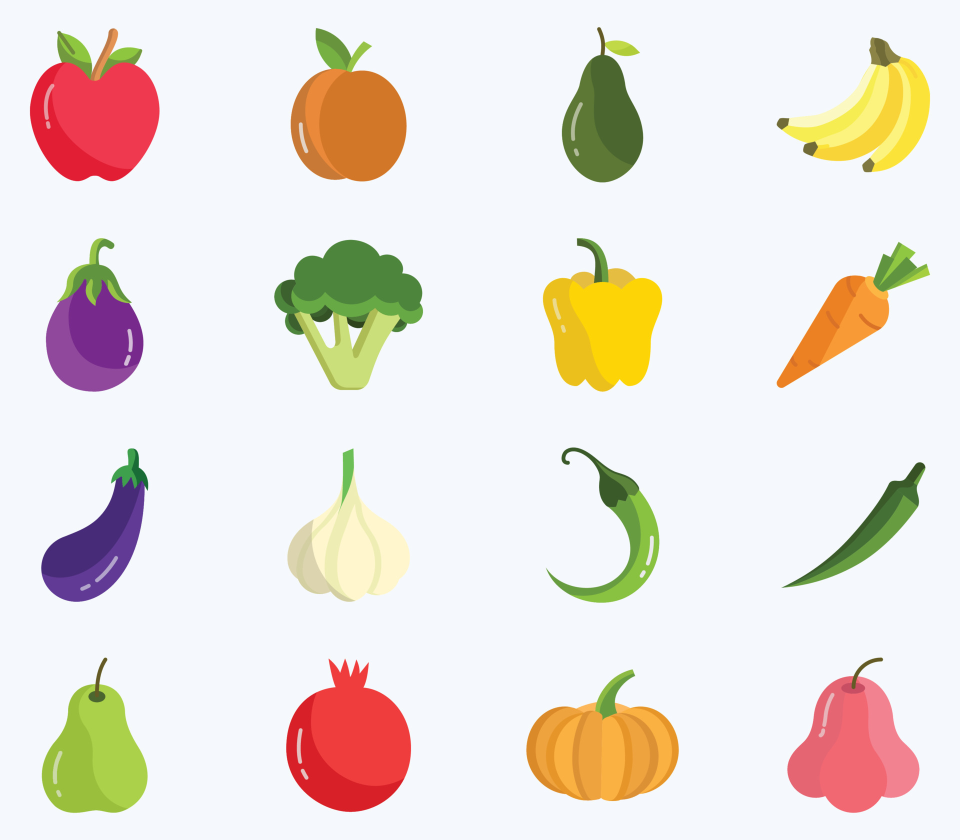
#> input picture veget.jpg, 1920 x 1680 px (shown at 1/2 size)
$ jupyter execute Assignment_2_Rashid_Kandah_20200331.ipynb
#> lines starting #> are read from the running program, lines starting #| are printed output that depends on the picture; after the words box and inside, x2 and y2 are one past the last pixel; in counts of white or black regions, pixels touching at a corner belong together
[cell 1]
import cv2
import numpy as np
from google.colab.patches import cv2_imshow
from skimage.metrics import mean_squared_error as mse

[cell 2]
img = cv2.imread('veget.jpg')
#> img is the input picture: shape (1680, 1920, 3); mean B, G, R 218.5, 226, 233.5
img = cv2.cvtColor(img, cv2.COLOR_BGR2GRAY)
#> img: shape (1680, 1920)
print("Image Shape: ",img.shape)
#| Image Shape:  (1680, 1920)

[cell 3]
banana = img[0:420,1500:1920]
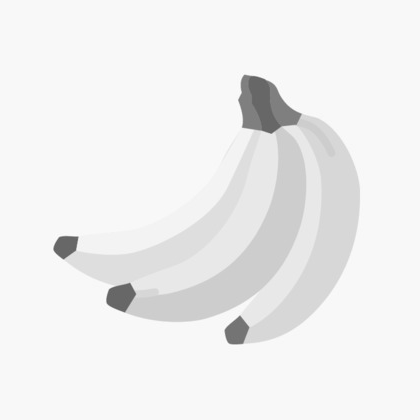
#> banana: shape (420, 420); min 93, max 255, mean 239.4
brocoli = img[421:840,481:900]
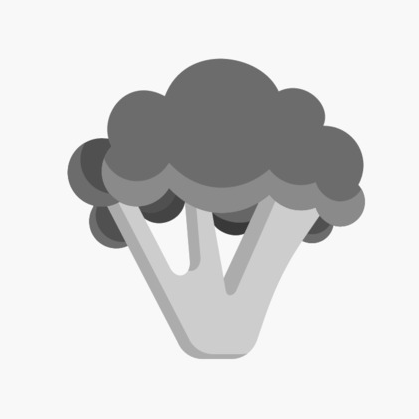
#> brocoli: shape (419, 419); min 48, max 254, mean 214.9

[cell 4]
cv2_imshow(banana)
cv2_imshow(brocoli)

[cell 5]
def sliding_window(image, step, windowSize):
    for y in range(0, image.shape[0], step):
        for x in range(0, image.shape[1], step):
            yield (x, y, image[y:y + windowSize[1], x:x + windowSize[0]])

[cell 6]
def compare_images(imageA, imageB):
    error = mse(imageA, imageB)
    return error

[cell 7]
step = 50
ban_t_height, ban_t_width = banana.shape
#> ban_t_height = 420; ban_t_width = 420

result_banana = []
for (x, y, window) in sliding_window(img, step = step, windowSize = (ban_t_height, ban_t_width)):
    if window.shape[0] != ban_t_height or window.shape[1] != ban_t_width:
        continue


    clone = img.copy()
    cv2.rectangle(clone, (x, y), (x + ban_t_width, y + ban_t_height), (0, 255, 0), 2)

    cv2.namedWindow("Template Matching (Pear)", cv2.WINDOW_NORMAL)
    cv2.imshow("Template Matching (Pear)", clone)
    cv2.waitKey(1)

    error = compare_images(banana, window)
    result_banana.append((error, x, y))
#> this loop made 1326 passes
#> (x, y, error) on passes 1 to 3: (0, 0, 4819.8), (50, 0, 5552.7), (100, 0, 5235.3)
#> pass 1, `cv2.imshow("Template Matching (Pear)", clone)`:
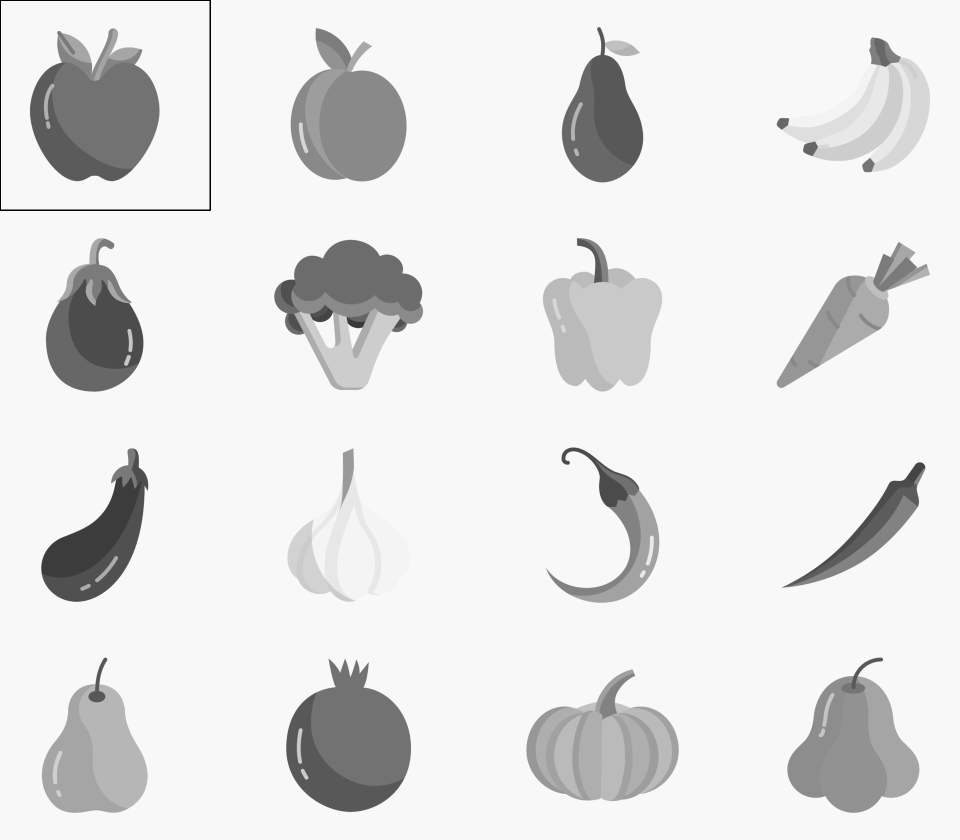
#> window 'Template Matching (Pear)': shape (1680, 1920) (shown at 1/2 size); min 0, max 255, mean 227.3
#> pass 2, `cv2.imshow("Template Matching (Pear)", clone)`:
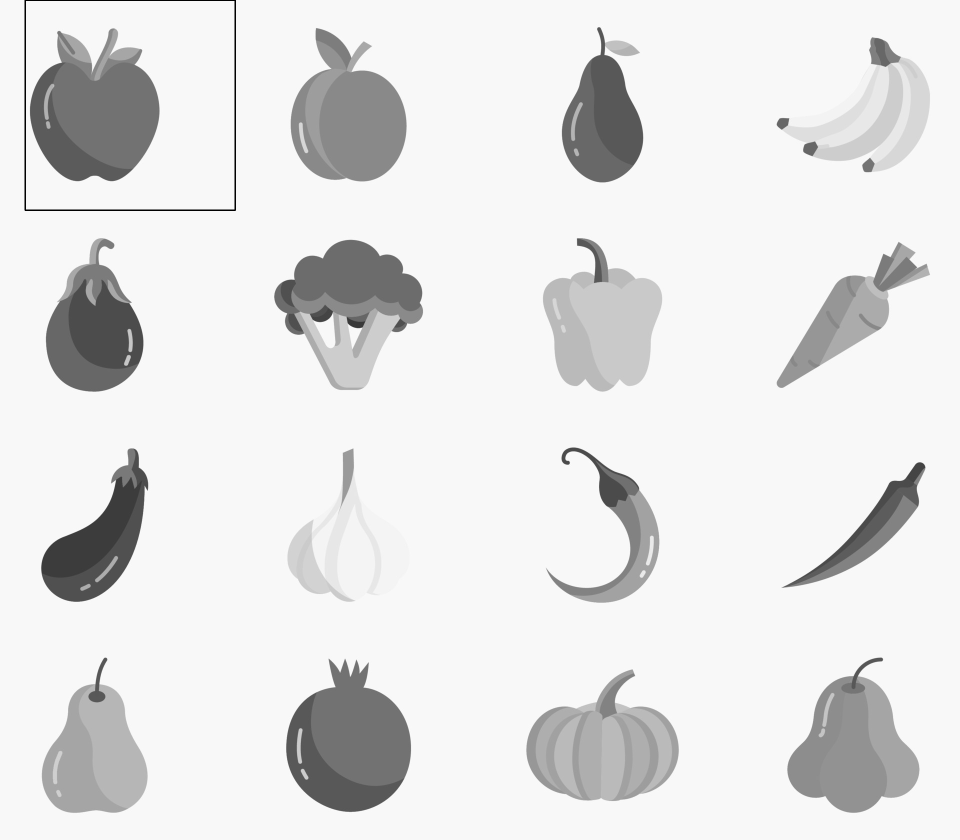
#> window 'Template Matching (Pear)': shape (1680, 1920) (shown at 1/2 size); min 0, max 255, mean 227.3
#> after the loop, result_banana = 806 items, first 6: (4819.8, 0, 0), (5552.7, 50, 0), (5235.3, 100, 0), (3997.3, 150, 0), (3252.5, 200, 0), (2730.5, 250, 0)

cv2.destroyAllWindows()


result_banana.sort()
(x, y) = result_banana[0][1], result_banana[0][2]
#> x = 1500; y = 0
cv2.rectangle(img, (x, y), (x + ban_t_width, y + ban_t_height), (0, 255, 0), 2)
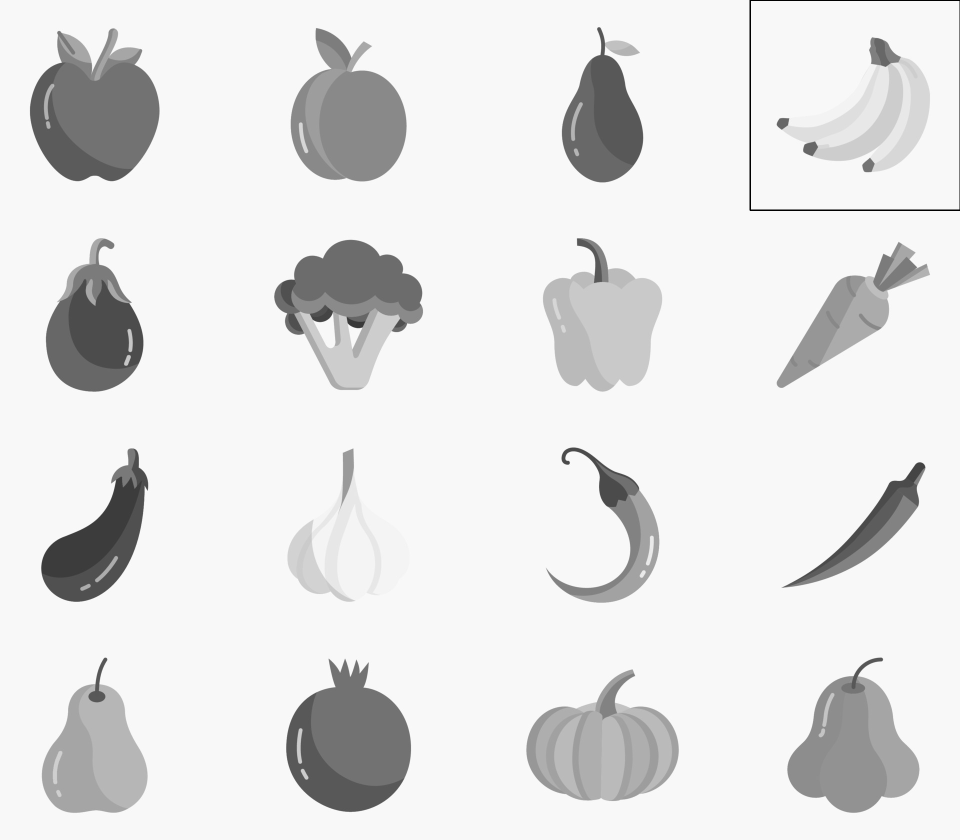
#> img: shape (1680, 1920) (shown at 1/2 size); min 0, max 255, mean 227.3
imageText = img.copy()
cv2.putText(imageText, "Banana", (x+180,y-20), fontFace = cv2.FONT_HERSHEY_SIMPLEX, fontScale = 1, color = (0,255,0), thickness=2)
cv2.namedWindow("Detected Region", cv2.WINDOW_NORMAL)
cv2.imshow("Detected Region", imageText)
cv2.waitKey(0)
cv2.destroyAllWindows()

[cell 8]
step = 50
broc_t_height, broc_t_width = brocoli.shape
#> broc_t_height = 419; broc_t_width = 419

result_brocli = []
for (x, y, window) in sliding_window(img, step = step, windowSize = (broc_t_height, broc_t_width)):
    if window.shape[0] != broc_t_height or window.shape[1] != broc_t_width:
        continue


    clone = img.copy()
    cv2.rectangle(clone, (x, y), (x + broc_t_width, y + broc_t_height), (0, 255, 0), 2)

    cv2.namedWindow("Template Matching (Brocoli)", cv2.WINDOW_NORMAL)
    cv2.imshow("Template Matching (Brocoli)", clone)
    cv2.waitKey(1)

    error = compare_images(brocoli, window)
    result_brocli.append((error, x, y))
#> this loop made 1326 passes
#> (x, y, error) on passes 1 to 3: (0, 0, 3763.1), (50, 0, 5306.3), (100, 0, 6245.9)
#> pass 1, `cv2.imshow("Template Matching (Brocoli)", clone)`:
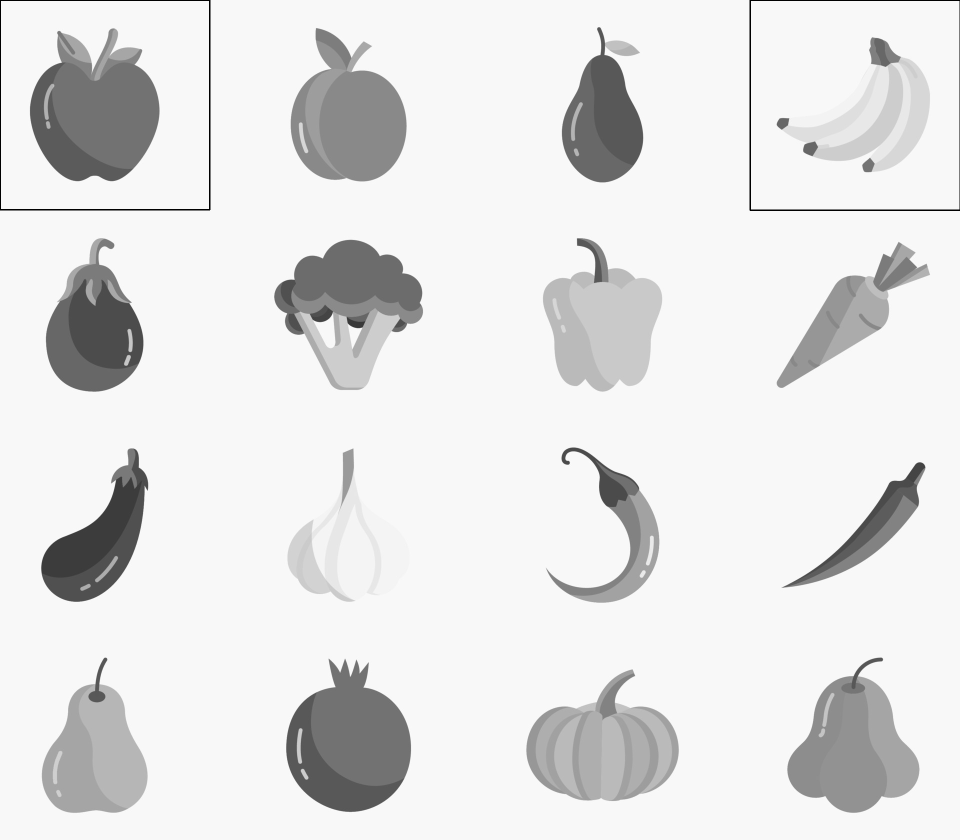
#> window 'Template Matching (Brocoli)': shape (1680, 1920) (shown at 1/2 size); min 0, max 255, mean 227
#> after the loop, result_brocli = 806 items, first 6: (3763.1, 0, 0), (5306.3, 50, 0), (6245.9, 100, 0), (6142.7, 150, 0), (6275, 200, 0), (6288.2, 250, 0)

cv2.destroyAllWindows()


result_brocli.sort()
(x, y) = result_brocli[0][1], result_brocli[0][2]
#> x = 500; y = 400
cv2.rectangle(img, (x, y), (x + broc_t_width, y + broc_t_height), (0, 255, 0), 2)
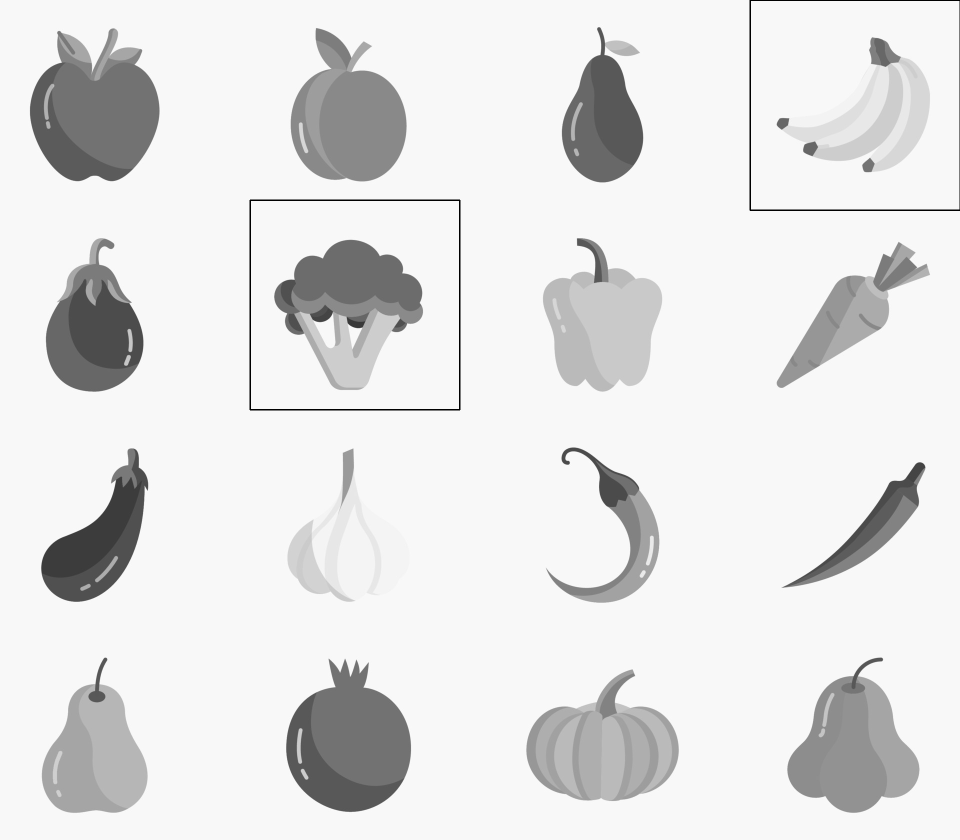
#> img: shape (1680, 1920) (shown at 1/2 size); 0.16% of pixels changed, all inside (x1, y1, x2, y2) = (499, 399, 921, 821)
imageText = img.copy()
cv2.putText(imageText, "Brocli", (x+180,y-20), fontFace = cv2.FONT_HERSHEY_SIMPLEX, fontScale = 1, color = (0,255,0), thickness=2)
#> imageText: shape (1680, 1920); 0.02% of pixels changed, all inside (x1, y1, x2, y2) = (683, 357, 766, 382)
cv2.namedWindow("Detected Region", cv2.WINDOW_NORMAL)
cv2.imshow("Detected Region", imageText)
cv2.waitKey(0)
cv2.destroyAllWindows()

$ run again, with fruit_template.png.png saved as veget.jpg
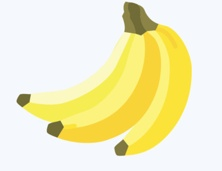
#> input picture fruit_template.png.png, 222 x 171 px
#> img is the input picture: shape (171, 222, 3); mean B, G, R 195.4, 238.4, 242.6
#> `img = cv2.cvtColor(img, cv2.COLOR_BGR2GRAY)`:
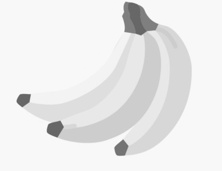
#> img: shape (171, 222); min 92, max 255, mean 234.9
#| Image Shape:  (171, 222)
#> banana = empty array
#> the loop `for (x, y, window) in sliding_window(img, step = step, windowSize = (b..` made 20 passes
#> (x, y) on passes 1 to 8: (0, 0), (50, 0), (100, 0), (150, 0), (200, 0), (0, 50), (50, 50), (100, 50)
#> after the loop `for (x, y, window) in sliding_window(img, step = step, windowSize = (b..`: result_banana = []
#> after the loop `for (x, y, window) in sliding_window(img, step = step, windowSize = (b..`: result_brocli = 20 items, first 6: (nan, 0, 0), (nan, 50, 0), (nan, 100, 0), (nan, 150, 0), (nan, 200, 0), (nan, 0, 50)
#> `(x, y) = result_brocli[0][1], result_brocli[0][2]`: x = 0
